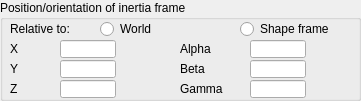
  <widget class="QGroupBox" name="groupBox_6">
   <property name="geometry">
    <rect>
     <x>10</x>
     <y>375</y>
     <width>361</width>
     <height>101</height>
    </rect>
   </property>
   <property name="title">
    <string>Position/orientation of inertia frame</string>
   </property>
   <property name="flat">
    <bool>true</bool>
   </property>
   <widget class="QLabel" name="label_7">
    <property name="geometry">
     <rect>
      <x>10</x>
      <y>80</y>
      <width>21</width>
      <height>18</height>
     </rect>
    </property>
    <property name="text">
     <string>Z</string>
    </property>
   </widget>
   <widget class="QLineEdit" name="qqPY">
    <property name="geometry">
     <rect>
      <x>60</x>
      <y>60</y>
      <width>56</width>
      <height>18</height>
     </rect>
    </property>
   </widget>
   <widget class="QLabel" name="label_8">
    <property name="geometry">
     <rect>
      <x>10</x>
      <y>40</y>
      <width>21</width>
      <height>18</height>
     </rect>
    </property>
    <property name="text">
     <string>X</string>
    </property>
   </widget>
   <widget class="QLineEdit" name="qqPX">
    <property name="geometry">
     <rect>
      <x>60</x>
      <y>40</y>
      <width>56</width>
      <height>18</height>
     </rect>
    </property>
   </widget>
   <widget class="QLineEdit" name="qqPZ">
    <property name="geometry">
     <rect>
      <x>60</x>
      <y>80</y>
      <width>56</width>
      <height>18</height>
     </rect>
    </property>
   </widget>
   <widget class="QLabel" name="label_9">
    <property name="geometry">
     <rect>
      <x>10</x>
      <y>60</y>
      <width>21</width>
      <height>18</height>
     </rect>
    </property>
    <property name="text">
     <string>Y</string>
    </property>
   </widget>
   <widget class="QLineEdit" name="qqBeta">
    <property name="geometry">
     <rect>
      <x>250</x>
      <y>60</y>
      <width>56</width>
      <height>18</height>
     </rect>
    </property>
   </widget>
   <widget class="QLabel" name="label_10">
    <property name="geometry">
     <rect>
      <x>180</x>
      <y>60</y>
      <width>71</width>
      <height>18</height>
     </rect>
    </property>
    <property name="text">
     <string>Beta</string>
    </property>
   </widget>
   <widget class="QLineEdit" name="qqGamma">
    <property name="geometry">
     <rect>
      <x>250</x>
      <y>80</y>
      <width>56</width>
      <height>18</height>
     </rect>
    </property>
   </widget>
   <widget class="QLineEdit" name="qqAlpha">
    <property name="geometry">
     <rect>
      <x>250</x>
      <y>40</y>
      <width>56</width>
      <height>18</height>
     </rect>
    </property>
   </widget>
   <widget class="QLabel" name="label_11">
    <property name="geometry">
     <rect>
      <x>180</x>
      <y>40</y>
      <width>71</width>
      <height>18</height>
     </rect>
    </property>
    <property name="text">
     <string>Alpha</string>
    </property>
   </widget>
   <widget class="QLabel" name="label_12">
    <property name="geometry">
     <rect>
      <x>180</x>
      <y>80</y>
      <width>71</width>
      <height>18</height>
     </rect>
    </property>
    <property name="text">
     <string>Gamma</string>
    </property>
   </widget>
   <widget class="QRadioButton" name="qqCoordWorld">
    <property name="geometry">
     <rect>
      <x>100</x>
      <y>20</y>
      <width>131</width>
      <height>18</height>
     </rect>
    </property>
    <property name="focusPolicy">
     <enum>Qt::StrongFocus</enum>
    </property>
    <property name="text">
     <string>World</string>
    </property>
    <property name="autoExclusive">
     <bool>false</bool>
    </property>
   </widget>
   <widget class="QRadioButton" name="qqCoordParent">
    <property name="geometry">
     <rect>
      <x>240</x>
      <y>20</y>
      <width>101</width>
      <height>18</height>
     </rect>
    </property>
    <property name="focusPolicy">
     <enum>Qt::StrongFocus</enum>
    </property>
    <property name="text">
     <string>Shape frame</string>
    </property>
    <property name="autoExclusive">
     <bool>false</bool>
    </property>
   </widget>
   <widget class="QLabel" name="label_13">
    <property name="geometry">
     <rect>
      <x>10</x>
      <y>20</y>
      <width>91</width>
      <height>18</height>
     </rect>
    </property>
    <property name="text">
     <string>Relative to:</string>
    </property>
   </widget>
  </widget>
